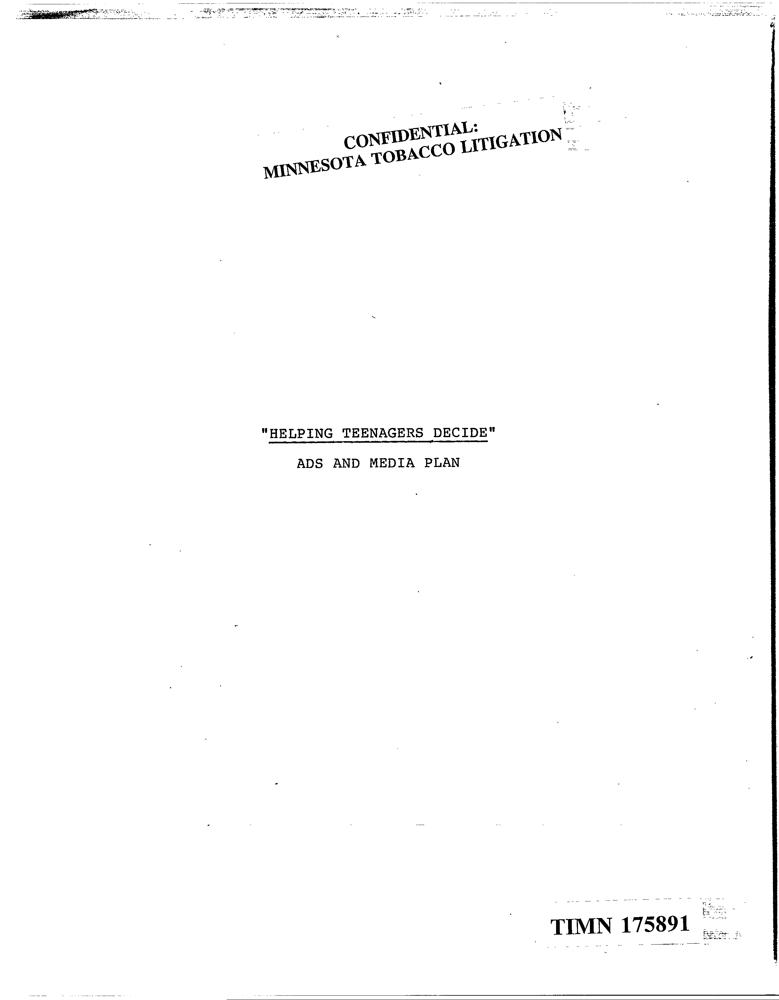
#> input picture tests/assets/advertisement/tob07617.45_tob07617.47.jpg, 779 x 1000 px
$ python -i preprocess.py   (imports and definitions only)
#> lines starting #> are read from the running program, lines starting #| are printed output that depends on the picture; after the words box and inside, x2 and y2 are one past the last pixel; in counts of white or black regions, pixels touching at a corner belong together
# utils/preprocess.py
import cv2
import numpy as np
from typing import Tuple

_MIN_HEIGHT = 1600          # px after upscale
_SKEW_EPS   = 0.2           # ignore lines close to horizontal

def _deskew(img: np.ndarray) -> np.ndarray:
    """Rotate image so dominant text lines become horizontal."""
    gray = cv2.cvtColor(img, cv2.COLOR_BGR2GRAY)
    edges = cv2.Canny(gray, 50, 150, apertureSize=3)
    lines = cv2.HoughLines(edges, 1, np.pi / 180, 200)
    if lines is None:
        return img
    angles = []
    for rho, theta in lines[:, 0]:
        angle = theta - np.pi / 2
        if abs(angle) < _SKEW_EPS:          # nearly horizontal
            continue
        angles.append(angle)
    if not angles:
        return img
    median = np.median(angles) * 180 / np.pi
    h, w = img.shape[:2]
    M = cv2.getRotationMatrix2D((w/2, h/2), median, 1)
    return cv2.warpAffine(img, M, (w, h), borderMode=cv2.BORDER_REPLICATE)

def enhance_for_ocr(img: np.ndarray) -> np.ndarray:
    """Full preprocessing pipeline to maximise OCR accuracy."""
    # 1) upscale if needed
    h, _ = img.shape[:2]
    if h < _MIN_HEIGHT:
        scale = _MIN_HEIGHT / h
        img = cv2.resize(img, None, fx=scale, fy=scale,
                         interpolation=cv2.INTER_CUBIC)

    # 2) deskew
    img = _deskew(img)

    # 3) grayscale + adaptive threshold
    gray = cv2.cvtColor(img, cv2.COLOR_BGR2GRAY)
    thr  = cv2.adaptiveThreshold(
        gray, 255,
        cv2.ADAPTIVE_THRESH_GAUSSIAN_C,
        cv2.THRESH_BINARY, 25, 11
    )

    # 4) close gaps so detector boxes merge neighbouring glyphs
    kernel = cv2.getStructuringElement(cv2.MORPH_RECT, (3, 3))
    closed = cv2.morphologyEx(thr, cv2.MORPH_CLOSE, kernel, iterations=1)

    return cv2.cvtColor(closed, cv2.COLOR_GRAY2BGR)

>>> import cv2
>>> picture = cv2.imread('../../tests/assets/advertisement/tob07617.45_tob07617.47.jpg')
#> picture is the input picture: shape (1000, 779, 3); min 0, max 255, mean 251.4
>>> result = enhance_for_ocr(picture)
#> in _deskew, `edges = cv2.Canny(gray, 50, 150, apertureSize=3)`:
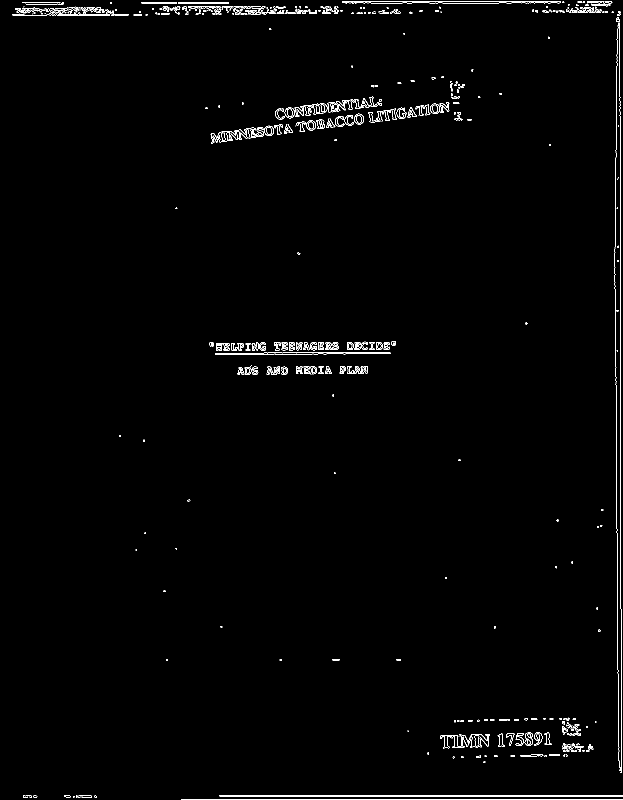
#> edges: shape (1600, 1246) (shown at 1/2 size); 1.1% white in thin lines or dots
#> in _deskew, `lines = cv2.HoughLines(edges, 1, np.pi / 180, 200)`: lines = 24 rows, first 8: [1598, 1.57], [1591, 1.57], [1593, 1.57], [1240, 0], [3, 1.57], [6, 1.57], [1233, 0], [25, 1.57]
#> the loop in _deskew, `for rho, theta in lines[:, 0]:` made 24 passes
#> (rho, theta, angle) on passes 1 to 12: (1598, 1.57, 4.37e-08), (1591, 1.57, 4.37e-08), (1593, 1.57, 4.37e-08), (1240, 0, -1.57), (3, 1.57, 4.37e-08), (6, 1.57, 4.37e-08), (1233, 0, -1.57), (25, 1.57, 4.37e-08), (22, 1.55, -0.0175), (20, 1.57, 4.37e-08), (28, 1.57, 4.37e-08), (1243, 0, -1.57)
#> after the loop in _deskew, `for rho, theta in lines[:, 0]:`: angles = [-1.57, -1.57, -1.57, -1.57, 1.55, -1.55, 1.55]
#> in _deskew, `median = np.median(angles) * 180 / np.pi`: median = -90
#> in _deskew, `M = cv2.getRotationMatrix2D((w/2, h/2), median, 1)`: M = [[6.12e-17, -1, 1423], [1, 6.12e-17, 177]]
#> in _deskew, `return cv2.warpAffine(img, M, (w, h), borderMode=cv2.BORDER_REPLICATE)`:
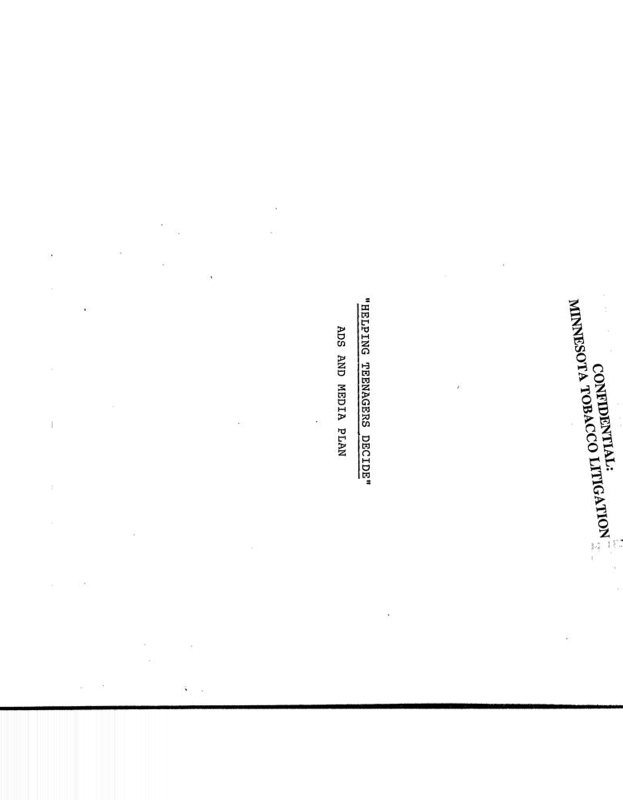
#> returned value: shape (1600, 1246, 3) (shown at 1/2 size); min 0, max 255, mean 252.3
#> in enhance_for_ocr, `thr  = cv2.adaptiveThreshold( gray, 255, cv2.ADAPTIVE_THRESH_GAUSSIAN_..`:
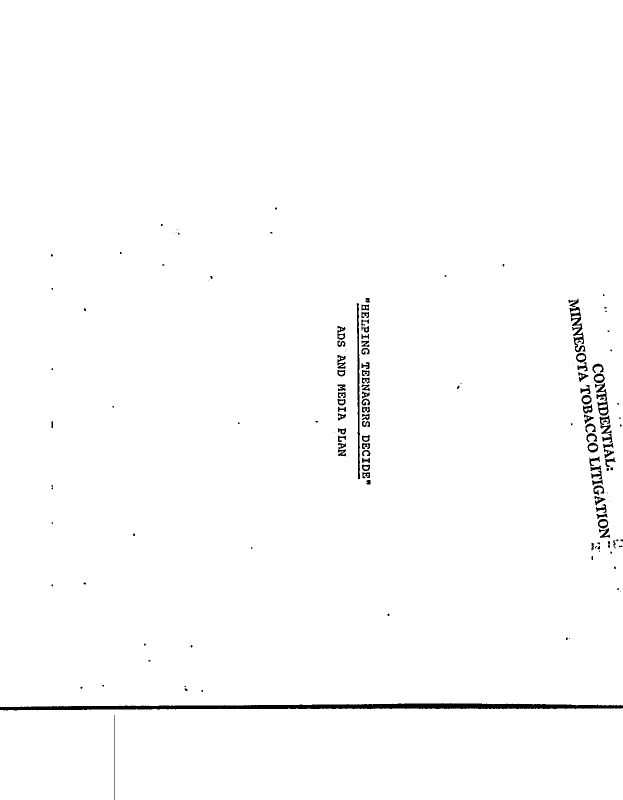
#> thr: shape (1600, 1246) (shown at 1/2 size); 98.8% white; 145 black regions (66 under 20 px), largest, box (x1, y1, x2, y2) and area: (0, 1406, 1246, 1421) 10098, (713, 606, 720, 958) 1215, (1137, 597, 1171, 705) 1073
#> in enhance_for_ocr, `closed = cv2.morphologyEx(thr, cv2.MORPH_CLOSE, kernel, iterations=1)`:
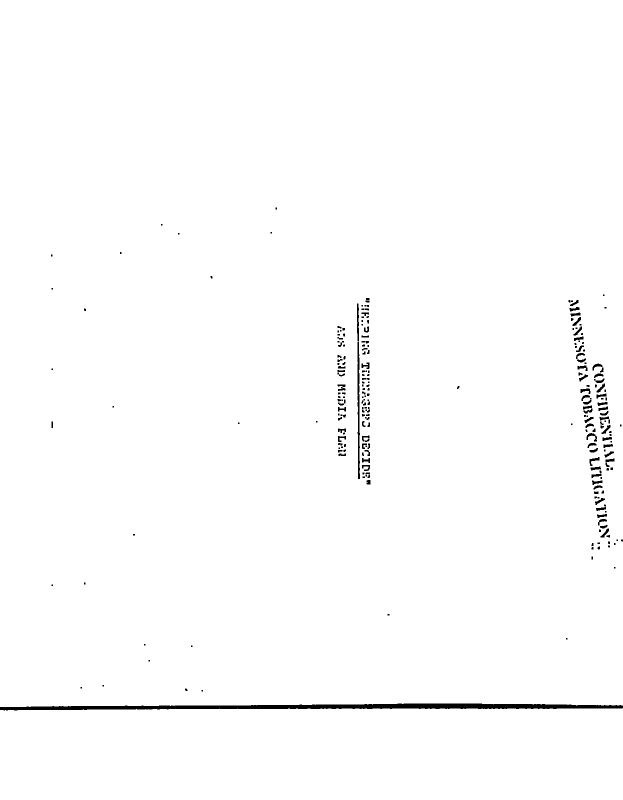
#> closed: shape (1600, 1246) (shown at 1/2 size); 99% white; 247 black regions (112 under 20 px), largest, box (x1, y1, x2, y2) and area: (0, 1407, 1246, 1421) 9994, (715, 683, 720, 958) 945, (714, 607, 718, 682) 253
